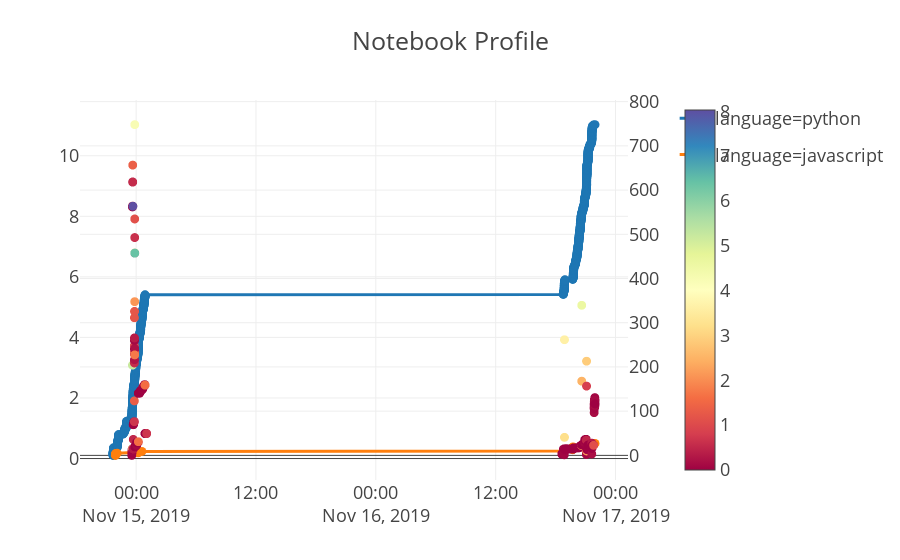

The notebook cell saved with this chart:
### Markdown cell above
## User Profiling

*Not a terrible profile of what's happening in this Notebook*

### Code cell
clear_output()
from plotly.subplots import make_subplots
def combined_plot(plot1,plot2):
    combined = make_subplots(specs=[[{"secondary_y": True}]]).update_layout(template="presentation", title="Notebook Profile").update_coloraxes(colorscale="spectral")
    combined.add_traces(plot1.data, secondary_ys=[True,True]).add_trace(plot2.data[0])
    return combined
combined_plot(log_fig(logs), mem_fig(memory))

### Figure 1 — Plotly figure (JSON) as saved in the notebook; plotly's stock layout.template omitted (floating-point values rounded to 4 significant figures; data arrays with more than 128 entries replaced by an {"elided": "..."} marker saying what was removed)
{"data": [{"hoverlabel": {"namelength": 0}, "hovertemplate": "<b>%{hovertext}</b><br><br>language=python<br>timestamp=%{x}", "hovertext": {"elided": "749 str values"}, "legendgroup": "language=python", "line": {"color": "#1F77B4", "dash": "solid"}, "mode": "markers+lines", "name": "language=python", "showlegend": true, "type": "scatter", "x": {"elided": "749 str values"}, "xaxis": "x", "yaxis": "y2"}, {"hoverlabel": {"namelength": 0}, "hovertemplate": "<b>%{hovertext}</b><br><br>language=javascript<br>timestamp=%{x}", "hovertext": ["%%javascript\nJupyter.events.on('execute.CodeCell', function(evt, data) {\n    console.log(data.cell);\n});", "%%javascript\nJupyter.notebook.events.on('execute.CodeCell', function(evt, data) {\n    console.log(data.cell);\n});", "%%javascript\nJupyter.notebook.events.on('execute.CodeCell', function(evt, data) {\n    console.log(data.cell);\n});", "%%javascript\nJupyter.notebook.events.on('execute.CodeCell', function(evt, data) {\n    console.log(data.cell);\n});", "%%javascript\nJupyter.notebook.events.on('execute.CodeCell', function(evt, data) {\n    console.log(data.cell.input);\n});", "%%javascript\nJupyter.notebook.events.on('execute.CodeCell', function(evt, data) {\n    console.log(data.cell.input[0].innerText);\n});", "import plotly.express as px\nfrom IPython.display import clear_output\nlogs.loc[logs[\"input\"].str.contains(\"%%javascript\"),\"language\"]=\"javascript\"\nlogs.loc[~logs[\"input\"].str.contains(\"javascript\"),\"language\"]=\"python\"\nlogs.groupby(\"language\").count()", "import plotly.express as px\nfrom IPython.display import clear_output\nlogs.loc[logs[\"input\"].str.contains(\"%%javascript\"),\"language\"]=\"javascript\"\nlogs.loc[~logs[\"input\"].str.contains(\"javascript\"),\"language\"]=\"python\"\nlogs.groupby(\"language\").count()", "import plotly.express as px\nfrom IPython.display import clear_output\nlogs.loc[logs[\"input\"].str.contains(\"%%javascript\"),\"language\"]=\"javascript\"\nlogs.loc[~logs[\"input\"].str.contains(\"%%javascript\"),\"language\"]=\"python\"\nlogs.groupby(\"language\").count()", "def get_logs():\n    logs = pd.read_csv(\"log_mania.csv\", names=[\"input\",\"user\",\"timestamp\"], parse_dates=[\"timestamp\"])\n    logs.loc[logs[\"input\"].str.contains(\"%%javascript\"),\"language\"]=\"javascript\"\n    logs.loc[~logs[\"input\"].str.contains(\"%%javascript\"),\"language\"]=\"python\"\n    return logs\nlogs = get_logs()\nlogs.tail()", "def get_logs():\n    logs = pd.read_csv(\"log_mania.csv\", names=[\"input\",\"user\",\"timestamp\"], parse_dates=[\"timestamp\"])\n    logs.loc[logs[\"input\"].str.contains(\"%%javascript\"),\"language\"]=\"javascript\"\n    logs.loc[~logs[\"input\"].str.contains(\"%%javascript\"),\"language\"]=\"python\"\n    return logs\nlogs = get_logs()\nlogs.tail()", "%%javascript\nJupyter.notebook.events.on('execute.CodeCell', function(evt, data) {\n    console.log(data.cell.input[0].innerText);\n});", "def get_logs():\n    logs = pd.read_csv(\"log_mania.csv\", names=[\"input\",\"user\",\"timestamp\"], parse_dates=[\"timestamp\"])\n    logs.loc[logs[\"input\"].str.contains(\"%%javascript\"),\"language\"]=\"javascript\"\n    logs.loc[~logs[\"input\"].str.contains(\"%%javascript\"),\"language\"]=\"python\"\n    return logs\nlogs = get_logs()\nlogs.tail()", "%%javascript\nJupyter.notebook.events.on('execute.CodeCell', function(evt, data) {\n    console.log(data.cell.input[0].innerText);\n});", "%%javascript\nJupyter.notebook.events.on('execute.CodeCell', function(evt, data) {\n    console.log(data.cell.input[0].innerText);\n});", "%%javascript\nJupyter.notebook.events.on('execute.CodeCell', function(evt, data) {\n    console.log(data.cell.input[0].innerText);\n});", "%%javascript\nJupyter.notebook.events.on('execute.CodeCell', function(evt, data) {\n    console.log(data.cell.input[0].innerText);\n});", "%%javascript\nJupyter.notebook.events.on('execute.CodeCell', function(evt, data) {\n    console.log(data.cell.input[0].innerText);\n});", "def get_logs():\n    logs = pd.read_csv(\"log_mania.csv\", names=[\"input\",\"user\",\"timestamp\"], parse_dates=[\"timestamp\"])\n    logs.loc[logs[\"input\"].str.contains(\"%%javascript\"),\"language\"]=\"javascript\"\n    logs.loc[~logs[\"input\"].str.contains(\"%%javascript\"),\"language\"]=\"python\"\n    return logs\nlogs = get_logs()\nlogs.tail()", "def get_logs():\n    logs = pd.read_csv(\"log_mania.csv\", names=[\"input\",\"user\",\"timestamp\"], parse_dates=[\"timestamp\"])\n    logs.loc[logs[\"input\"].str.contains(\"%%javascript\"),\"language\"]=\"javascript\"\n    logs.loc[~logs[\"input\"].str.contains(\"%%javascript\"),\"language\"]=\"python\"\n    return logs\nlogs = get_logs()\nlogs.tail()", "def get_logs():\n    logs = pd.read_csv(\"log_mania.csv\", names=[\"input\",\"user\",\"timestamp\"], parse_dates=[\"timestamp\"])\n    logs.loc[logs[\"input\"].str.contains(\"%%javascript\"),\"language\"]=\"javascript\"\n    logs.loc[~logs[\"input\"].str.contains(\"%%javascript\"),\"language\"]=\"python\"\n    return logs\nlogs = get_logs()\nlogs.tail()", "def get_logs():\n    logs = pd.read_csv(\"log_mania.csv\", names=[\"input\",\"user\",\"timestamp\"], parse_dates=[\"timestamp\"])\n    logs.loc[logs[\"input\"].str.contains(\"%%javascript\"),\"language\"]=\"javascript\"\n    logs.loc[~logs[\"input\"].str.contains(\"%%javascript\"),\"language\"]=\"python\"\n    return logs\nlogs = get_logs()\nlogs.tail()", "def get_logs():\n    logs = pd.read_csv(\"log_mania.csv\", names=[\"input\",\"user\",\"timestamp\"], parse_dates=[\"timestamp\"])\n    logs.loc[logs[\"input\"].str.contains(\"%%javascript\"),\"language\"]=\"javascript\"\n    logs.loc[~logs[\"input\"].str.contains(\"%%javascript\"),\"language\"]=\"python\"\n    return logs\nlogs = get_logs()\nlogs.tail()", "def get_logs():\n    logs = pd.read_csv(\"log_mania.csv\", names=[\"input\",\"user\",\"timestamp\"], parse_dates=[\"timestamp\"])\n    logs.loc[logs[\"input\"].str.contains(\"%%javascript\"),\"language\"]=\"javascript\"\n    logs.loc[~logs[\"input\"].str.contains(\"%%javascript\"),\"language\"]=\"python\"\n    return logs\nlogs = get_logs()\nlogs.tail()", "def get_logs():\n    logs = pd.read_csv(\"log_mania.csv\", names=[\"input\",\"user\",\"timestamp\"], parse_dates=[\"timestamp\"])\n    logs.loc[logs[\"input\"].str.contains(\"%%javascript\"),\"language\"]=\"javascript\"\n    logs.loc[~logs[\"input\"].str.contains(\"%%javascript\"),\"language\"]=\"python\"\n    return logs\nlogs = get_logs()\nlogs.tail()", "def get_logs():\n    logs = pd.read_csv(\"log_mania.csv\", names=[\"input\",\"user\",\"timestamp\"], parse_dates=[\"timestamp\"])\n    logs.loc[logs[\"input\"].str.contains(\"%%javascript\"),\"language\"]=\"javascript\"\n    logs.loc[~logs[\"input\"].str.contains(\"%%javascript\"),\"language\"]=\"python\"\n    return logs\nlogs = get_logs()\nlogs.tail()", "def get_logs():\n    logs = pd.read_csv(\"log_mania.csv\", names=[\"input\",\"user\",\"timestamp\"], parse_dates=[\"timestamp\"])\n    logs.loc[logs[\"input\"].str.contains(\"%%javascript\"),\"language\"]=\"javascript\"\n    logs.loc[~logs[\"input\"].str.contains(\"%%javascript\"),\"language\"]=\"python\"\n    return logs\nlogs = get_logs()\nlogs.tail()", "def get_logs():\n    logs = pd.read_csv(\"log_mania.csv\", names=[\"input\",\"user\",\"timestamp\"], parse_dates=[\"timestamp\"])\n    logs.loc[logs[\"input\"].str.contains(\"%%javascript\"),\"language\"]=\"javascript\"\n    logs.loc[~logs[\"input\"].str.contains(\"%%javascript\"),\"language\"]=\"python\"\n    return logs\nlogs = get_logs()\nlogs.tail()"], "legendgroup": "language=javascript", "line": {"color": "#FF7F0E", "dash": "solid"}, "mode": "markers+lines", "name": "language=javascript", "showlegend": true, "type": "scatter", "x": ["2019-11-14T21:55:22", "2019-11-14T21:56:37", "2019-11-14T21:56:41", "2019-11-14T21:56:42", "2019-11-14T21:56:54", "2019-11-14T22:05:51", "2019-11-15T00:12:08", "2019-11-15T00:12:51", "2019-11-15T00:12:57", "2019-11-15T00:34:28", "2019-11-16T18:46:27", "2019-11-16T18:52:03", "2019-11-16T18:52:28", "2019-11-16T19:42:29", "2019-11-16T19:42:31", "2019-11-16T19:42:33", "2019-11-16T19:42:34", "2019-11-16T19:42:35", "2019-11-16T19:44:29", "2019-11-16T19:44:41", "2019-11-16T21:04:53", "2019-11-16T21:05:19", "2019-11-16T21:05:59", "2019-11-16T21:08:02", "2019-11-16T21:08:18", "2019-11-16T21:14:52", "2019-11-16T21:37:36", "2019-11-16T21:56:37"], "xaxis": "x", "yaxis": "y2"}, {"hoverlabel": {"namelength": 0}, "hovertemplate": "timestamp=%{x}<br>GB=%{y}<br>speed=%{marker.color}", "legendgroup": "", "marker": {"color": {"elided": "3006 float values"}, "coloraxis": "coloraxis", "symbol": "circle"}, "mode": "markers", "name": "", "showlegend": false, "type": "scattergl", "x": {"elided": "3006 str values"}, "xaxis": "x", "y": {"elided": "3006 float values"}, "yaxis": "y"}], "layout": {"coloraxis": {"colorscale": [[0, "rgb(158,1,66)"], [0.1, "rgb(213,62,79)"], [0.2, "rgb(244,109,67)"], [0.3, "rgb(253,174,97)"], [0.4, "rgb(254,224,139)"], [0.5, "rgb(255,255,191)"], [0.6, "rgb(230,245,152)"], [0.7, "rgb(171,221,164)"], [0.8, "rgb(102,194,165)"], [0.9, "rgb(50,136,189)"], [1, "rgb(94,79,162)"]]}, "title": {"text": "Notebook Profile"}, "xaxis": {"anchor": "y", "domain": [0, 0.94]}, "yaxis": {"anchor": "x", "domain": [0, 1]}, "yaxis2": {"anchor": "x", "overlaying": "y", "side": "right"}}}
